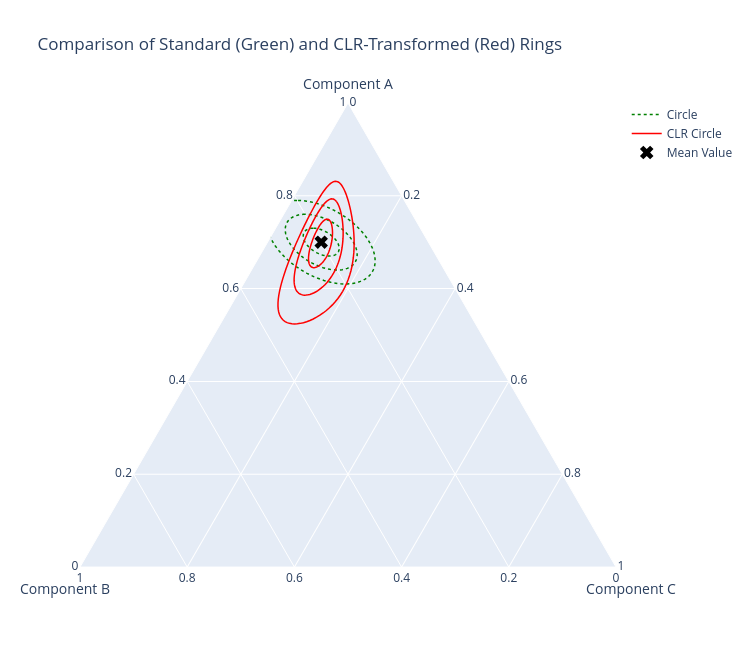

Notebook cell for this chart:
### Code cell
# Point for both sets of rings
point = np.array([0.7, 0.2, 0.1])

# --- Function for the standard deviation rings ---
def create_ring(center, radius, n_points=100):
    """Generates ternary coordinates for a circle around a point."""
    t = np.linspace(0, 2*np.pi, n_points)
    x_ring = center[0] + radius * np.cos(t)
    y_ring = center[1] + radius * np.sin(t)
    z_ring = 1 - x_ring - y_ring
    return x_ring, y_ring, z_ring

# --- Functions for CLR Circles ---

def get_clr_ring(center_clr, radius, n_points=100):
    t = np.linspace(0, 2*np.pi, n_points)
    
    v1 = np.array([1, -1, 0]) / np.sqrt(2)
    v2 = np.array([1, 1, -2]) / np.sqrt(6)
    
    ring_points_clr = []
    for angle in t:
        p_clr = center_clr + radius * (np.cos(angle) * v1 + np.sin(angle) * v2)
        ring_points_clr.append(clr_inv(p_clr))
    
    return np.array(ring_points_clr)

# --- Plotting ---
fig = go.Figure()

# Add the Rings (Standard Deviations)
radii = [0.03, 0.06, 0.09]  # 1SD, 2SD, 3SD equivalents
for i, r in enumerate(radii):
    r_a, r_b, r_c = create_ring(point, r)
    fig.add_trace(go.Scatterternary(
        a=r_a, b=r_b, c=r_c,
        mode='lines',
        line=dict(color='green', width=1.5, dash='dot'), # Dotted green for pixel-perfect
        name=f'Circle' if i == 0 else '', # Label only the first one
        showlegend=True if i == 0 else False
    ))


# Add CLR-Transformed Rings (Red)
point_clr = clr(point)
# clr_radii = [0.4, 0.8, 1.2] # Adjust as needed
clr_radii = [0.2, 0.4, 0.6] 
for i, r in enumerate(clr_radii):
    ring_simplex = get_clr_ring(point_clr, r)
    fig.add_trace(go.Scatterternary(
        a=ring_simplex[:, 0], b=ring_simplex[:, 1], c=ring_simplex[:, 2],
        mode='lines',
        line=dict(color='red', width=1.5, dash='solid'), # Solid red for CLR
        name=f'CLR Circle' if i == 0 else '', # Label only the first one
        showlegend=True if i == 0 else False
    ))

# Add the Cross (The Data Point)
fig.add_trace(go.Scatterternary(
    a=[point[0]], b=[point[1]], c=[point[2]],
    mode='markers',
    marker=dict(symbol='x', size=12, color='black'),
    name='Mean Value'
))

# Layout and Titles
fig.update_layout(
    ternary=dict(
        aaxis_title='Component A',
        baxis_title='Component B',
        caxis_title='Component C',
        sum=1 # Ensure it sums to 1
    ),
    title="Comparison of Standard (Green) and CLR-Transformed (Red) Rings",
    showlegend=True,
    width=750, height=650 
)

fig.show()
